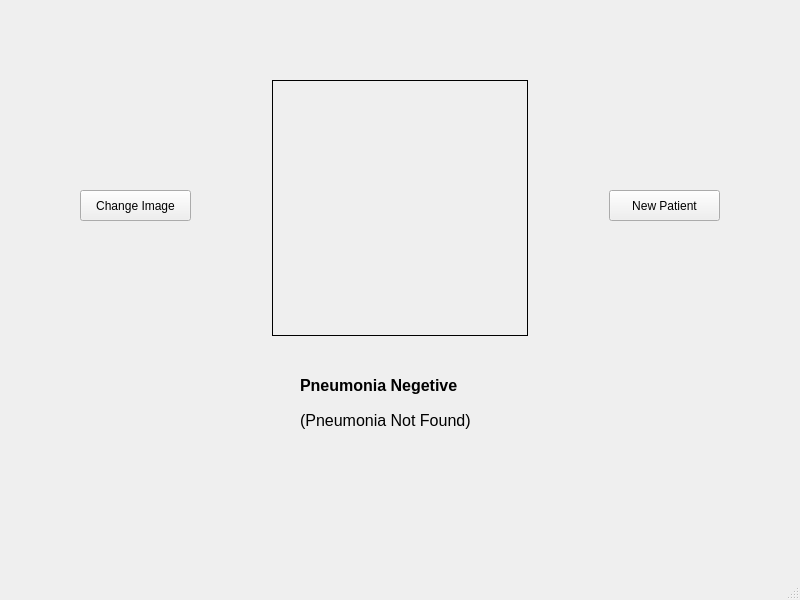
<?xml version="1.0" encoding="UTF-8"?>
<ui version="4.0">
 <class>MainWindow</class>
 <widget class="QMainWindow" name="MainWindow">
  <property name="geometry">
   <rect>
    <x>0</x>
    <y>0</y>
    <width>800</width>
    <height>600</height>
   </rect>
  </property>
  <property name="windowTitle">
   <string>MainWindow</string>
  </property>
  <widget class="QWidget" name="centralwidget">
   <widget class="QLabel" name="label_1">
    <property name="geometry">
     <rect>
      <x>300</x>
      <y>370</y>
      <width>211</width>
      <height>31</height>
     </rect>
    </property>
    <property name="font">
     <font>
      <pointsize>12</pointsize>
      <weight>75</weight>
      <bold>true</bold>
     </font>
    </property>
    <property name="text">
     <string>Pneumonia Negetive</string>
    </property>
   </widget>
   <widget class="QPushButton" name="nextbut">
    <property name="geometry">
     <rect>
      <x>609</x>
      <y>190</y>
      <width>111</width>
      <height>31</height>
     </rect>
    </property>
    <property name="text">
     <string>New Patient</string>
    </property>
   </widget>
   <widget class="QPushButton" name="backbut">
    <property name="geometry">
     <rect>
      <x>80</x>
      <y>190</y>
      <width>111</width>
      <height>31</height>
     </rect>
    </property>
    <property name="text">
     <string>Change Image</string>
    </property>
   </widget>
   <widget class="QLabel" name="label_2">
    <property name="geometry">
     <rect>
      <x>300</x>
      <y>410</y>
      <width>211</width>
      <height>20</height>
     </rect>
    </property>
    <property name="font">
     <font>
      <pointsize>12</pointsize>
     </font>
    </property>
    <property name="text">
     <string>(Pneumonia Not Found)</string>
    </property>
   </widget>
   <widget class="QLabel" name="imgdisp">
    <property name="geometry">
     <rect>
      <x>272</x>
      <y>80</y>
      <width>256</width>
      <height>256</height>
     </rect>
    </property>
    <property name="frameShape">
     <enum>QFrame::Box</enum>
    </property>
    <property name="text">
     <string/>
    </property>
   </widget>
  </widget>
  <widget class="QMenuBar" name="menubar">
   <property name="geometry">
    <rect>
     <x>0</x>
     <y>0</y>
     <width>800</width>
     <height>26</height>
    </rect>
   </property>
  </widget>
  <widget class="QStatusBar" name="statusbar"/>
 </widget>
 <resources/>
 <connections/>
</ui>
